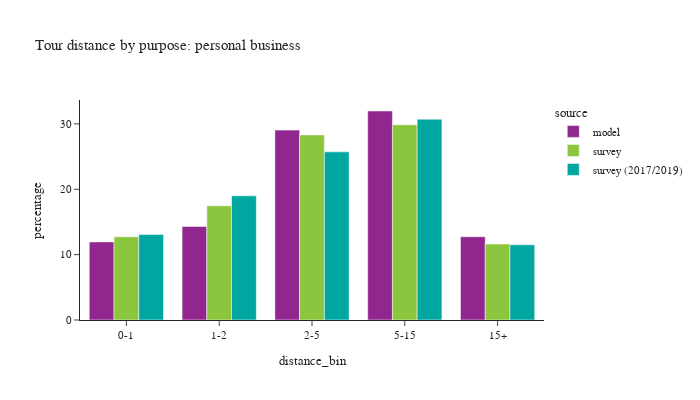

The notebook cell saved with this chart:
### Code cell
plot_bins(tour, tour['pdpurp'] == 4, 'personal business')

### Figure 1 — Plotly figure (JSON) as saved in the notebook; plotly's stock layout.template omitted (floating-point values rounded to 4 significant figures)
{"data": [{"alignmentgroup": "True", "customdata": [[92153], [110368], [224117], [246650], [98243]], "hovertemplate": "source=model<br>distance_bin=%{x}<br>percentage=%{y}<br>sample count=%{customdata[0]}<extra></extra>", "legendgroup": "model", "marker": {"color": "#91268F", "pattern": {"shape": ""}}, "name": "model", "offsetgroup": "model", "orientation": "v", "showlegend": true, "textposition": "auto", "type": "bar", "x": ["0-1", "1-2", "2-5", "5-15", "15+"], "xaxis": "x", "y": [11.94, 14.31, 29.05, 31.97, 12.73], "yaxis": "y"}, {"alignmentgroup": "True", "customdata": [[147], [136], [219], [194], [55]], "hovertemplate": "source=survey<br>distance_bin=%{x}<br>percentage=%{y}<br>sample count=%{customdata[0]}<extra></extra>", "legendgroup": "survey", "marker": {"color": "#8CC63E", "pattern": {"shape": ""}}, "name": "survey", "offsetgroup": "survey", "orientation": "v", "showlegend": true, "textposition": "auto", "type": "bar", "x": ["0-1", "1-2", "2-5", "5-15", "15+"], "xaxis": "x", "y": [12.74, 17.47, 28.31, 29.86, 11.62], "yaxis": "y"}, {"alignmentgroup": "True", "customdata": [[647], [538], [676], [679], [208]], "hovertemplate": "source=survey (2017/2019)<br>distance_bin=%{x}<br>percentage=%{y}<br>sample count=%{customdata[0]}<extra></extra>", "legendgroup": "survey (2017/2019)", "marker": {"color": "#00A7A0", "pattern": {"shape": ""}}, "name": "survey (2017/2019)", "offsetgroup": "survey (2017/2019)", "orientation": "v", "showlegend": true, "textposition": "auto", "type": "bar", "x": ["0-1", "1-2", "2-5", "5-15", "15+"], "xaxis": "x", "y": [13.06, 19.0, 25.72, 30.71, 11.5], "yaxis": "y"}], "layout": {"barmode": "group", "font": {"size": 11}, "height": 400, "legend": {"title": {"text": "source"}, "tracegroupgap": 0}, "title": {"text": "Tour distance by purpose: personal business"}, "width": 700, "xaxis": {"anchor": "y", "domain": [0.0, 1.0], "title": {"text": "distance_bin"}}, "yaxis": {"anchor": "x", "domain": [0.0, 1.0], "title": {"text": "percentage"}}}}
